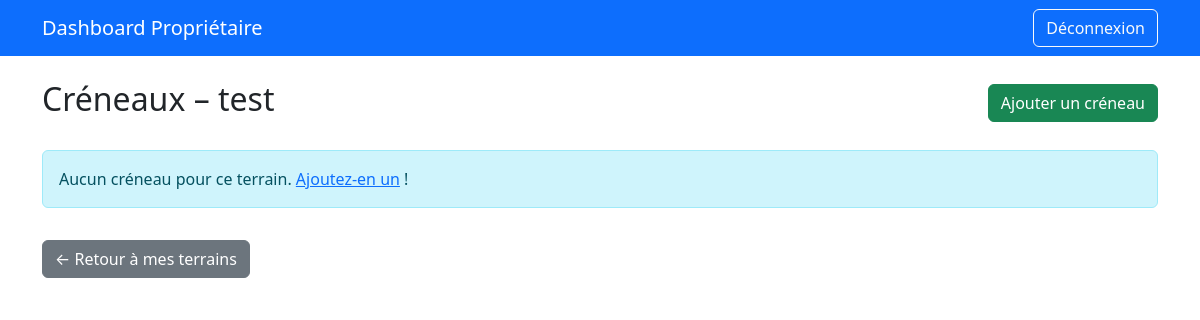
/owner/terrains/2/creneaux/ (signed in), run on an earlier commit of the app's database.
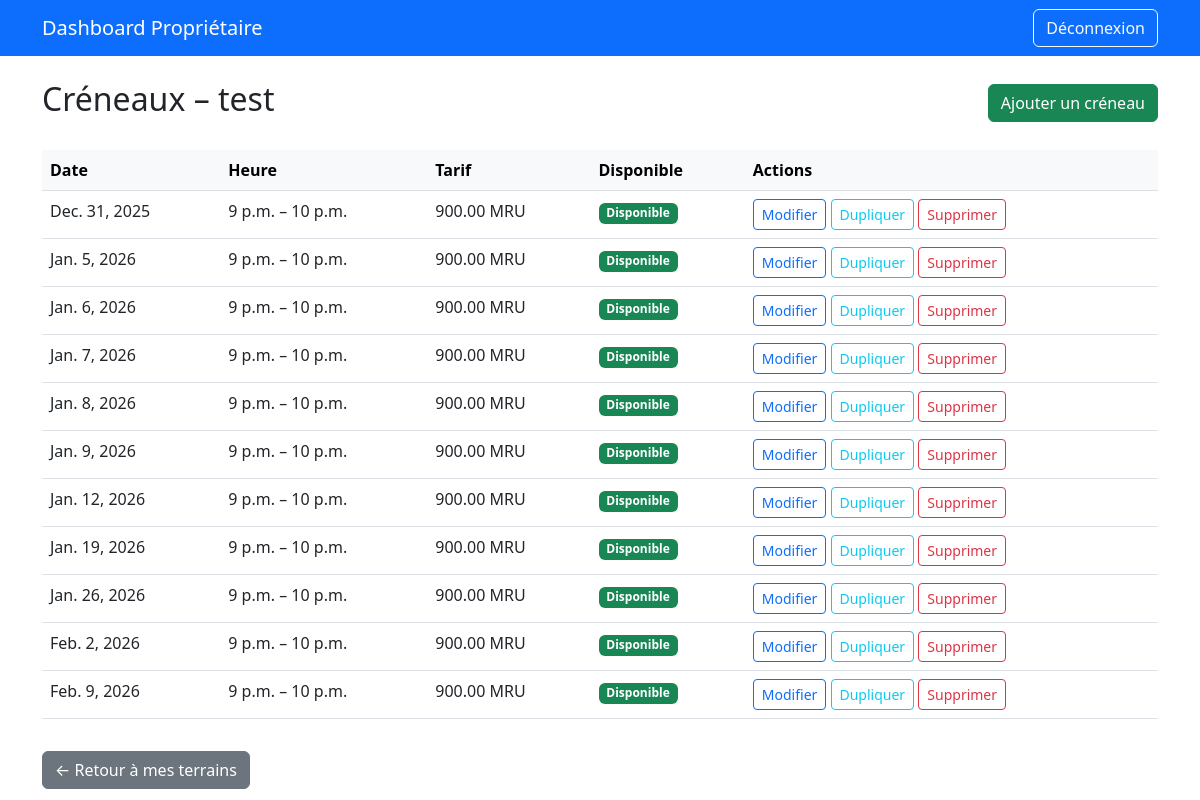
And on a later commit of the database.
### terrains/models.py (models this page shows, shortened)
class Terrain(models.Model):
    nom = models.CharField(max_length=100)
    adresse = models.CharField(max_length=255)
    latitude = models.DecimalField(max_digits=9, decimal_places=6)
    longitude = models.DecimalField(max_digits=9, decimal_places=6)
    proprietaire = models.ForeignKey(
        User,
        on_delete=models.CASCADE,
        limit_choices_to={'type_utilisateur': User.Type.PROPRIETAIRE}
    )
    image_url = models.URLField(blank=True)
    note_moyenne = models.FloatField(default=0.0)
    valide = models.BooleanField(default=False, verbose_name="Validé par l'admin")
    date_validation = models.DateTimeField(null=True, blank=True)

class CreneauHoraire(models.Model):
    terrain = models.ForeignKey(Terrain, related_name='creneaux', on_delete=models.CASCADE)
    heure_debut = models.TimeField()
    heure_fin = models.TimeField()
    tarif = models.DecimalField(max_digits=10, decimal_places=2)
    date = models.DateField()
    disponible = models.BooleanField(default=True)
    class Meta:
        unique_together = ('terrain', 'date', 'heure_debut')
        verbose_name = "Créneau Horaire"
        verbose_name_plural = "Créneaux Horaires"

### owner/views.py (the view)
# urls.py: path('terrains/<int:terrain_id>/creneaux/', views.creneau_list, name='creneau_list'),
@login_required
def creneau_list(request, terrain_id):
    terrain = get_object_or_404(Terrain, pk=terrain_id, proprietaire=request.user)
    creneaux = terrain.creneaux.all().order_by('date', 'heure_debut')
    return render(request, 'owner/creneau_list.html', {
        'terrain': terrain,
        'creneaux': creneaux
    })

### owner/templates/owner/creneau_list.html (shortened to what this page needs)
{% extends 'owner/base.html' %}
{% block content %}
<div class="d-flex justify-content-between align-items-center mb-4">
  <h2>Créneaux – {{ terrain.nom }}</h2>
  <a href="{% url 'owner:creneau_add' terrain.id %}" class="btn btn-success">Ajouter un créneau</a>
</div>
{% if creneaux %}
  <div class="table-responsive">
    <table class="table table-hover">
      <thead class="table-light">
        <tr>
          <th>Date</th>
          <th>Heure</th>
          <th>Tarif</th>
          <th>Disponible</th>
          <th>Actions</th>
        </tr>
      </thead>
      <tbody>
        {% for c in creneaux %}
          <tr>
            <td>{{ c.date }}</td>
            <td>{{ c.heure_debut }} – {{ c.heure_fin }}</td>
            <td>{{ c.tarif }} MRU</td>
            <td>
              {% if c.disponible %}
                <span class="badge bg-success">Disponible</span>
              {% else %}
                <span class="badge bg-danger">Réservé</span>
              {% endif %}
            </td>
            <td>
              <a href="{% url 'owner:creneau_edit' terrain.id c.id %}" class="btn btn-sm btn-outline-primary">Modifier</a>
              <a href="{% url 'owner:creneau_duplicate' terrain.id c.id %}" class="btn btn-sm btn-outline-info">Dupliquer</a>
              <a href="{% url 'owner:creneau_delete' terrain.id c.id %}" class="btn btn-sm btn-outline-danger">Supprimer</a>
            </td>
          </tr>
        {% endfor %}
      </tbody>
    </table>
  </div>
{% else %}
  <div class="alert alert-info">Aucun créneau pour ce terrain. <a href="{% url 'owner:creneau_add' terrain.id %}">Ajoutez-en un</a> !</div>
{% endif %}
<a href="{% url 'owner:terrain_list' %}" class="btn btn-secondary mt-3">← Retour à mes terrains</a>
{% endblock %}

### owner/templates/owner/base.html (shortened to what this page needs)
<!DOCTYPE html>
<html>
<head>
    <link href="https://cdn.jsdelivr.net/npm/bootstrap@5.3.0/dist/css/bootstrap.min.css" rel="stylesheet">
</head>
<body>
    <nav class="navbar navbar-dark bg-primary">
        <div class="container">
            <a class="navbar-brand" href="{% url 'owner:dashboard' %}">Dashboard Propriétaire</a>
            <a class="btn btn-outline-light" href="{% url 'owner:logout' %}">Déconnexion</a>
        </div>
    </nav>
    <div class="container mt-4">
        {% block content %}{% endblock %}
    </div>
</body>
</html>

What changed in the data, as far as the page shows it:
added CreneauHoraire: date "Dec. 31, 2025", heure_debut "9 p.m.", heure_fin "10 p.m.", tarif "900.00", disponible "Disponible"
added CreneauHoraire: date "Jan. 5, 2026", heure_debut "9 p.m.", heure_fin "10 p.m.", tarif "900.00", disponible "Disponible"
added CreneauHoraire: date "Jan. 6, 2026", heure_debut "9 p.m.", heure_fin "10 p.m.", tarif "900.00", disponible "Disponible"
added CreneauHoraire: date "Jan. 7, 2026", heure_debut "9 p.m.", heure_fin "10 p.m.", tarif "900.00", disponible "Disponible"
added CreneauHoraire: date "Jan. 8, 2026", heure_debut "9 p.m.", heure_fin "10 p.m.", tarif "900.00", disponible "Disponible"
added CreneauHoraire: date "Jan. 9, 2026", heure_debut "9 p.m.", heure_fin "10 p.m.", tarif "900.00", disponible "Disponible"
added CreneauHoraire: date "Jan. 12, 2026", heure_debut "9 p.m.", heure_fin "10 p.m.", tarif "900.00", disponible "Disponible"
added CreneauHoraire: date "Jan. 19, 2026", heure_debut "9 p.m.", heure_fin "10 p.m.", tarif "900.00", disponible "Disponible"
added CreneauHoraire: date "Jan. 26, 2026", heure_debut "9 p.m.", heure_fin "10 p.m.", tarif "900.00", disponible "Disponible"
added CreneauHoraire: date "Feb. 2, 2026", heure_debut "9 p.m.", heure_fin "10 p.m.", tarif "900.00", disponible "Disponible"
added CreneauHoraire: date "Feb. 9, 2026", heure_debut "9 p.m.", heure_fin "10 p.m.", tarif "900.00", disponible "Disponible"
Also different on the page:
text no longer shown: "Aucun créneau pour ce terrain. Ajoutez-en un !"
text now shown: "Date Heure Tarif Disponible Actions"
